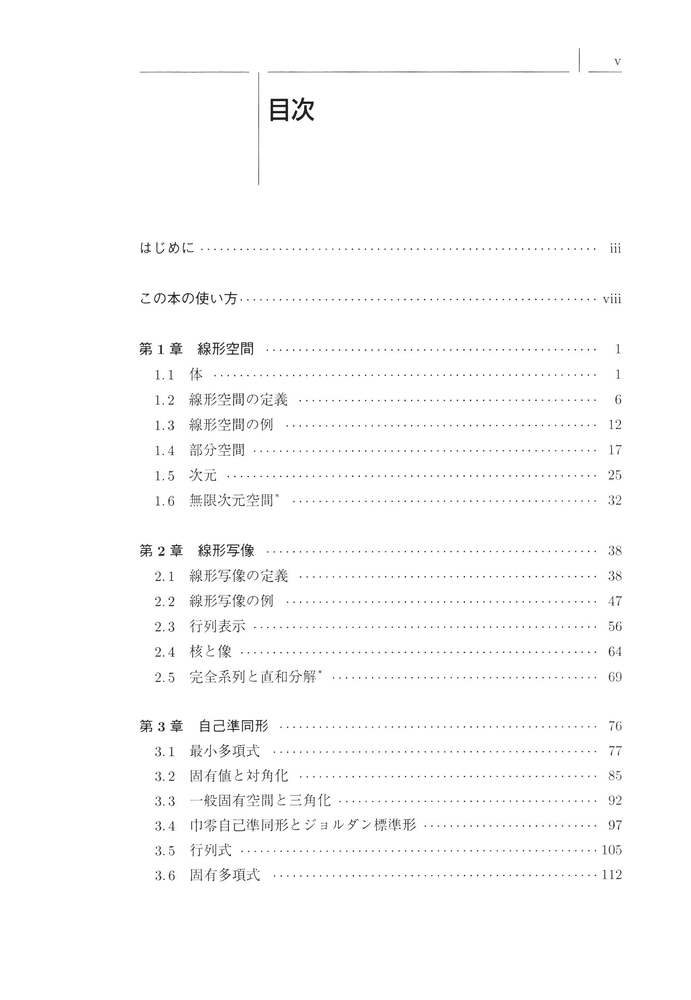
#> input picture sample/la_003.png, 691 x 1000 px, shrunk from 1720 x 2490 before the run
$ python -i work.py   (imports and definitions only)
#> lines starting #> are read from the running program, lines starting #| are printed output that depends on the picture; after the words box and inside, x2 and y2 are one past the last pixel; in counts of white or black regions, pixels touching at a corner belong together
import cv2
import matplotlib
import numpy as np
from sklearn.cluster import KMeans

img_path = "003.png"


def refresh_img(img_path):
    return cv2.imread(img_path)


def refresh_img(img_path=img_path):
    return cv2.imread(img_path)


def get_gray_img(img):
    return cv2.cvtColor(img, cv2.COLOR_BGR2GRAY)


def get_size(img):
    return img.shape[:2]


def to_odd(x: int):
    return x if x % 2 == 1 else x - 1


def display_img(mat):
    cv2.namedWindow("image", cv2.WINDOW_NORMAL)  # 可変ウインドウ「image」を開く
    cv2.imshow("image", mat)  # imageウインドウの中に受け取った画像を展開する
    cv2.waitKey(1)


def close_all_img():
    cv2.destroyAllWindows()
    cv2.waitKey(1)


def get_bw_image(img, gauss_x: int, gauss_y: int, thr: int = 250):
    gray_img = cv2.cvtColor(img, cv2.COLOR_BGR2GRAY)
    img_blur = cv2.GaussianBlur(gray_img, (to_odd(gauss_x), to_odd(gauss_y)), 0)
    _, img_thr = cv2.threshold(img_blur, thr, 255, cv2.THRESH_BINARY)
    return cv2.bitwise_not(img_thr)


def get_effective_zone(img, offset_percent=1, thr=250):
    gray_img = cv2.cvtColor(img, cv2.COLOR_BGR2GRAY)
    height, width = gray_img.shape[:2]
    img_reversed = get_bw_image(
        img=img,
        gauss_x=to_odd(max(offset_percent * width // 100, 1)),
        gauss_y=to_odd(max(offset_percent * height // 100, 1)),
        thr=thr,
    )
    contours, _ = cv2.findContours(
        img_reversed, cv2.RETR_EXTERNAL, cv2.CHAIN_APPROX_NONE
    )
    # get the right and left end
    left_end: int = width
    right_end: int = 0
    upper_end: int = height
    lower_end: int = 0
    for contour in contours:
        x, y, w, h = cv2.boundingRect(contour)
        left_end = min(left_end, x)
        right_end = max(right_end, x + w)
        upper_end = min(upper_end, y)
        lower_end = max(lower_end, y + h)
    return left_end, right_end, upper_end, lower_end

>>> import cv2
>>> picture = cv2.imread('../sample/la_003.png')
#> picture is the input picture: shape (1000, 691, 3); min 1, max 255, mean 252.1
>>> result = get_effective_zone(picture)
#> in get_bw_image, `_, img_thr = cv2.threshold(img_blur, thr, 255, cv2.THRESH_BINARY)`:
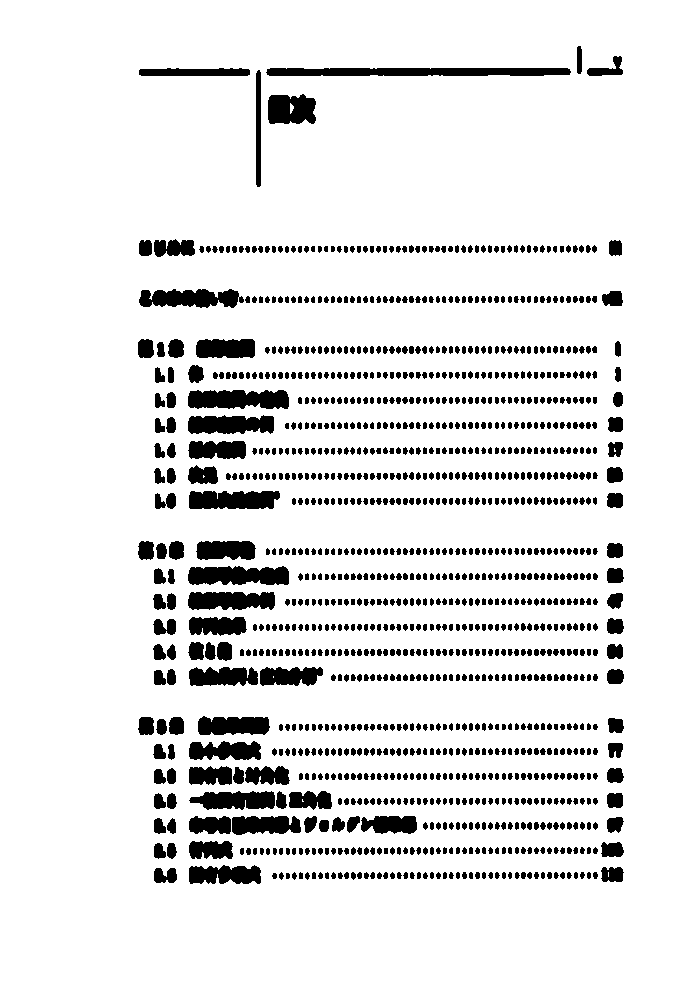
#> img_thr: shape (1000, 691); 89.6% white; 1191 black regions, largest, box (x1, y1, x2, y2) and area: (266, 68, 571, 76) 2322, (188, 390, 289, 409) 1639, (188, 566, 289, 585) 1608
#> in get_bw_image, `return cv2.bitwise_not(img_thr)`: returned value: shape (1000, 691); 10.4% white; 1191 white regions
#> in get_effective_zone, `contours, _ = cv2.findContours( img_reversed, cv2.RETR_EXTERNAL, cv2.C..`: contours = 1191 contours, 894 with area under 20; largest, box (x1, y1, x2, y2) and area: (266, 68, 571, 76) 2014, (188, 390, 289, 409) 1522, (188, 566, 289, 585) 1492, (189, 491, 280, 509) 1344, (139, 289, 244, 308) 1329
#> the loop in get_effective_zone, `for contour in contours:` made 1191 passes
#> (x, y, w, h, left_end, right_end, upper_end, lower_end) on passes 1 to 3: (286, 873, 4, 6, 286, 290, 873, 879), (272, 873, 5, 6, 272, 290, 873, 879), (593, 872, 5, 7, 272, 598, 872, 879)
#> result = (138, 624, 46, 884)
